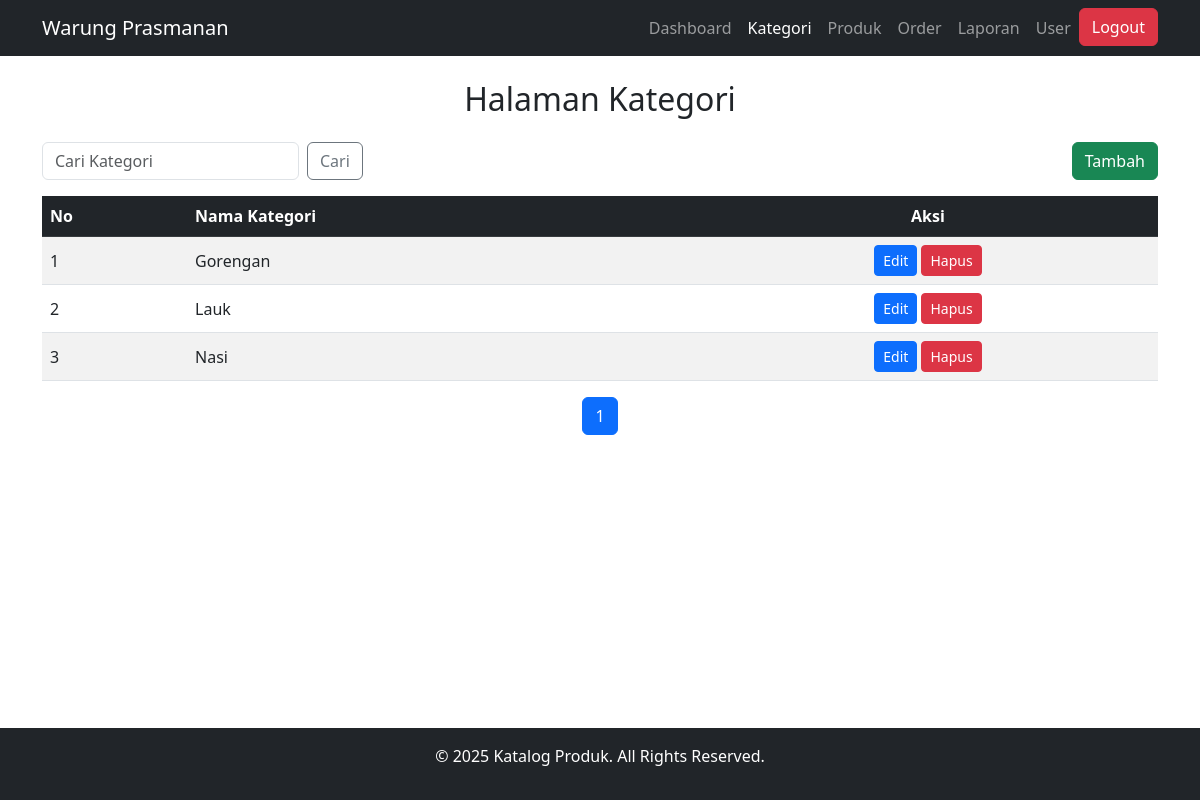
The page /kategori/index.php (signed in) on the database its author committed.
### tables this page shows
CREATE TABLE `kategori` (
  `id_kategori` int(11) NOT NULL,
  `nama_kategori` varchar(100) NOT NULL
);

### kategori/index.php (the view, shortened to what this page needs)
<?php
include '../config/db.php';
include '../includes/navbar.php';
$limit = 5;
$page = isset($_GET['page']) ? (int)$_GET['page'] : 1;
$start = ($page - 1) * $limit;
$search = isset($_GET['search']) ? $koneksi->real_escape_string($_GET['search']) : '';
$countSql = "SELECT COUNT(*) as total FROM kategori";
$countResult = $koneksi->query($countSql);
$totalData = $countResult->fetch_assoc()['total'];
$totalPage = ceil($totalData / $limit);
?>
<div class="container mt-4">
    <h2 class="text-center mb-4">Halaman Kategori</h2>
    <div class="d-flex mb-3 justify-content-between">
        <form class="d-flex gap-2" method="get">
            <input type="text" class="form-control w-auto" placeholder="Cari Kategori" name="search" value="<?= htmlspecialchars($search); ?>">
            <button type="submit" class="btn btn-outline-secondary">Cari</button>
        </form>
        <a href="create.php" class="btn btn-success">Tambah</a>
    </div>
    <div class="table-container">
        <div class="table-responsive">
            <table class="table table-hover table-striped align-middle">
                <thead class="table-dark">
                    <tr>
                        <th>No</th>
                        <th>Nama Kategori</th>
                        <th class="text-center">Aksi</th>
                    </tr>
                </thead>
                <tbody>
                    <?php
                    $sql = "SELECT * FROM kategori";
                    $sql .= " ORDER BY id_kategori DESC LIMIT $start, $limit";
                    $result = $koneksi->query($sql);
                    if ($result && $result->num_rows > 0) {
                        $no = $start + 1;
                        while ($row = $result->fetch_assoc()) {
                            echo "
                            <tr>
                                <td>{$no}</td>
                                <td>" . htmlspecialchars($row['nama_kategori']) . "</td>
                                <td class='text-center'>
                                    <a href='edit.php?id={$row['id_kategori']}' class='btn btn-sm btn-primary'>Edit</a>
                                    <a href='delete.php?id={$row['id_kategori']}' onclick='return confirm(\"Apakah Anda yakin ingin menghapus kategori ini?\")' class='btn btn-sm btn-danger'>Hapus</a>
                                </td>
                            </tr>
                            ";
                            $no++;
                        }
                    } else {
                        echo "<tr><td colspan='3' class='text-center'>Tidak ada data kategori.</td></tr>";
                    }
                    ?>
                </tbody>
            </table>
        </div>
    </div>
    <nav>
        <ul class="pagination justify-content-center">
            <?php for ($i = 1; $i <= $totalPage; $i++): ?>
                <li class="page-item <?= ($i == $page) ? 'active' : ''; ?>">
                    <a class="page-link" href="?search=<?= urlencode($search); ?>&page=<?= $i; ?>"><?= $i; ?></a>
                </li>
            <?php endfor; ?>
        </ul>
    </nav>
</div>
<?php include '../includes/footer.php'; ?>

### includes/footer.php (style rules this page uses)
html, body { height: 100%; margin: 0; display: flex; flex-direction: column; }
.container { flex: 1; }
.mt-4 { margin-top: 20px; }

### rows shown on the page
kategori: nama_kategori "Gorengan"
kategori: nama_kategori "Lauk"
kategori: nama_kategori "Nasi"
